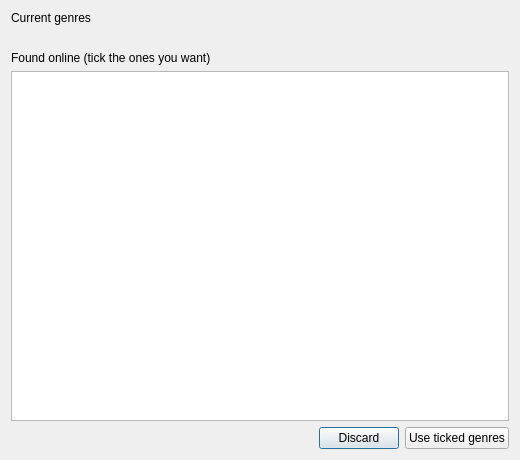
<?xml version="1.0" encoding="UTF-8"?>
<ui version="4.0">
<class>genreCompareDialog</class>
<widget class="QDialog" name="genreCompareDialog">
<property name="geometry"><rect><x>0</x><y>0</y><width>520</width><height>460</height></rect></property>
<property name="windowTitle"><string>Compare genres</string></property>
<layout class="QVBoxLayout" name="genreCompareDialogLayout"><item><widget class="QLabel" name="genreCompareCurrentTitle"><property name="text"><string>Current genres</string></property></widget></item><item><widget class="QLabel" name="genreCompareCurrent"><property name="wordWrap"><bool>true</bool></property><property name="text"><string></string></property></widget></item><item><widget class="QLabel" name="genreCompareFoundTitle"><property name="text"><string>Found online (tick the ones you want)</string></property></widget></item><item><widget class="QListWidget" name="genreCompareFound"/></item><item><layout class="QHBoxLayout" name="genreCompareButtons"><item><spacer name="genreCompareButtonsSpacer"><property name="orientation"><enum>Qt::Orientation::Horizontal</enum></property><property name="sizeHint" stdset="0"><size><width>40</width><height>20</height></size></property></spacer></item><item><widget class="QPushButton" name="genreCompareDiscard"><property name="text"><string>Discard</string></property></widget></item><item><widget class="QPushButton" name="genreCompareApprove"><property name="text"><string>Use ticked genres</string></property></widget></item></layout></item></layout>
</widget>
<resources/>
<connections/>
</ui>
